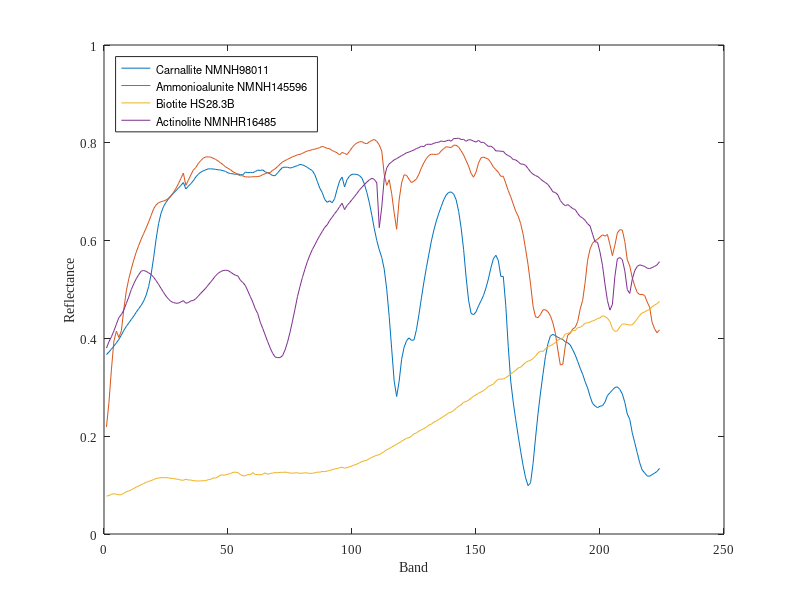

Write MATLAB code to recreate this figure. (Note: this script raises an error after producing the figure.)
%% draw figure
%% simulated experiment reference endmembers
figure(1)
load('signatures.mat')
plot(A(:,1:4));

xlabel('Band', 'FontName', 'Times New Roman','FontSize',18);
ylabel('Reflectance', 'FontName', 'Times New Roman','FontSize',18);
set(gca, 'FontName', 'Times New Roman','FontSize',9);
% set(gcf,'Position',[300 300 300 200]);
axis([0 250 0 1])
set(gca,'ytick',[0,0.2,0.4,0.6,0.8,1],'yticklabel',[0,0.2,0.4,0.6,0.8,1]);
set(gca,'xtick',[0, 50, 100, 150, 200,250],'xticklabel',[0, 50, 100,150,200,250]);
box on
set(gcf,'Position',[200 200 520 440]);
% legend('Asphalt','Grass','Roof','Tree','location','northwest')
legend('Carnallite NMNH98011','Ammonioalunite NMNH145596','Biotite HS28.3B','Actinolite NMNHR16485','location','northwest')
%% simulated experiment abundance maps
load 'abf';%load mixed;
abf = abf'; abf=reshape(abf,48,48,4);
for i=1:4
       figure()
       imagesc(abf(:,:,i)); % cbfreeze(colorbar);freezeColors;
end

%% parameter analysis
addpath './result'
% load result_RSNMF
load result_SID
lambda = [5e-4,1e-3,5e-3,1e-2,5e-2,1e-1,2e-1,3e-1];tau = [1e-4,1e-3,1e-2,1e-1];
xval = [1,2,3,4,5,6,7,8]; yval=[1,2,3,4];
SAD2 = reshape(result(2,:,2,:),8,4);RMSE2 = reshape(result(1,:,2,:),8,4); rel2 = reshape(result(3,:,2,:),8,4);

figure(11)
mesh([1,2,3,4,5,6,7,8],[1,2,3,4],SAD2');
xlabel('\lambda values', 'FontName', 'Times New Roman','FontSize',18,'rotation',15);
ylabel('\tau values', 'FontName', 'Times New Roman','FontSize',18,'rotation',-25);
zlabel('SAD', 'FontName', 'Times New Roman','FontSize',18);
axis([1 8 1 4 0 0.1]);
set(gca,'ztick',[0,0.02,0.04,0.06,0.08,0.10],'yticklabel',[0,0.02,0.04,0.06,0.08,0.10]);
set(gca,'xtick',[1,3,5,7,8],'xticklabel',[5e-4,5e-3,5e-2,2e-1,3e-1]);
set(gca,'ytick',[1,2,3,4],'yticklabel',[1e-4,1e-3,1e-2,1e-1]);
set(gca,'position',[0.12 0.12 0.80 0.80])

figure(22)
mesh([1,2,3,4,5,6,7,8],[1,2,3,4],RMSE2');
xlabel('\lambda values', 'FontName', 'Times New Roman','FontSize',18,'rotation',15);
ylabel('\tau values', 'FontName', 'Times New Roman','FontSize',18,'rotation',-25);
zlabel('RMSE', 'FontName', 'Times New Roman','FontSize',18);
axis([1 8 1 4 0 0.3]);
set(gca,'ztick',[0,0.05,0.10,0.15,0.20,0.25,0.30],'yticklabel',[0,0.05,0.10,0.15,0.20,0.25,0.30]);
set(gca,'xtick',[1,3,5,7,8],'xticklabel',[5e-4,5e-3,5e-2,2e-1,3e-1]);
set(gca,'ytick',[1,2,3,4],'yticklabel',[1e-4,1e-3,1e-2,1e-1]);

figure(33)
mesh([1,2,3,4,5,6,7,8],[1,2,3,4],rel2');
xlabel('\lambda values', 'FontName', 'Times New Roman','FontSize',18,'rotation',15);
ylabel('\tau values', 'FontName', 'Times New Roman','FontSize',18,'rotation',-25);
zlabel('relerr', 'FontName', 'Times New Roman','FontSize',18);
axis([1 8 1 4 0 0.03]);
set(gca,'ztick',[0,0.01,0.02,0.03],'yticklabel',[0,0.01,0.02,0.03]);
set(gca,'xtick',[1,3,5,7,8],'xticklabel',[5e-4,5e-3,5e-2,2e-1,3e-1]);
set(gca,'ytick',[1,2,3,4],'yticklabel',[1e-4,1e-3,1e-2,1e-1]);

%% bar with different initilization
y_sad  = [0.22188  0.0230 0.02168;0.25488 0.0288 0.02148];
y_rmse = [0.0679 0.0243 0.01648;0.08986 0.0328 0.03082];
figure();bar(y_sad)
figure();bar(y_rmse)

%% mu analysis with lambda = 0.005 and tao = 1e-2;
RMSE = [0.0247, 0.0247,0.0246, 0.0246 ];
SAD  = [0.0238, 0.0239, 0.0239, 0.0240];
x = [1 2 3 4];
plot(x,SAD,'b','LineWidth',2,'MarkerFaceColor','g','MarkerSize',10);
% plot(x,SAD,'b','LineWidth',3);
hold on;
plot(x,RMSE,'r--','LineWidth',3)
xlabel('parameter \mu', 'FontName', 'Times New Roman','FontSize',18);
ylabel('SAD&RMSE', 'FontName', 'Times New Roman','FontSize',18);
set(gca, 'FontName', 'Times New Roman','FontSize',18);
% set(gcf,'Position',[300 300 300 200]);
axis([1 4 0.02 0.03])
set(gca,'ytick',[0.02 0.025 0.03],'yticklabel',[0.02 0.025 0.03]);
set(gca,'xtick',[1 2 3 4],'xticklabel',[1e1 1e2 1e3 1e4]);
box on
% set(gcf,'Position',[200 200 520 440]);
legend('SAD','RMSE','location','northwest')

